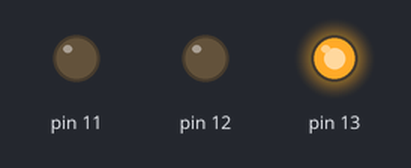
A sketch run on a simulated Arduino Uno, built with avr-gcc and run on an emulated ATmega328P. On the bench: output pins drawn as LEDs (lit = HIGH).

Above: at 2.5 s.
At 5.5 s:
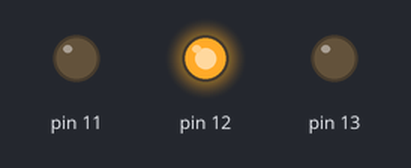
At 8.5 s:
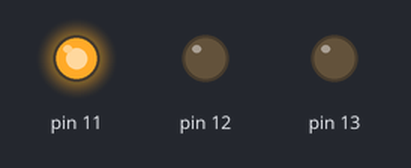
Timing chart, 0 to 14.3 s (numbered marks = the images above):
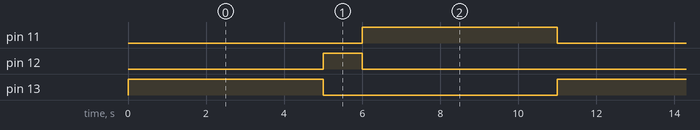

Measured:
- by itself, pin 11, pin 13: alternates HIGH for 5.0 s and LOW for 6.0 s
- by itself, pin 12: alternates HIGH for 1.0 s and LOW for 10.0 s
- by itself, everything shown: repeats every 11.0 s, in 4 steps

The sketch:

blink.ino
```cpp
void setup() {
  pinMode(11, OUTPUT);
  pinMode(12, OUTPUT);
  pinMode(13, OUTPUT);
}

void loop() {
  digitalWrite(13, HIGH);
  delay(5000);
  digitalWrite(13, LOW);
  digitalWrite(12, HIGH);
  delay(1000);
  digitalWrite(12, LOW);
  digitalWrite(11, HIGH);
  delay(5000);
  digitalWrite(11, LOW);
}
```
